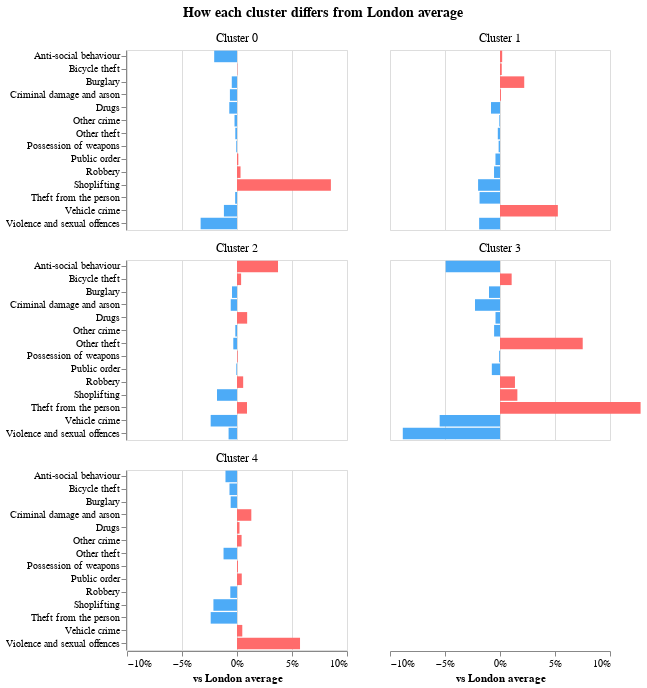

Write notebook code for a chart like this one.
### Markdown cell above
<br>
<br>

#### Chart 2: Relative differences

Let's create a side-by-side comparison of how each cluster differs from the London average:

### Code cell
# Calculate differences from London average
differences = cluster_profiles.subtract(london_average, axis=1)

# Prepare data for visualisation
diff_data = []
for cluster_id in range(n_clusters):
    for crime_type in differences.columns:
        diff_data.append({
            'Cluster': f"Cluster {cluster_id}",
            'Crime Type': crime_type,
            'Difference': differences.loc[cluster_id, crime_type]
        })

diff_df = pd.DataFrame(diff_data)

# Create diverging bar chart
diverging_chart = alt.Chart(diff_df).mark_bar().encode(
    x=alt.X('Difference:Q').title('vs London average').scale(domain=[-0.1, 0.1]).axis(format='%'),
    y=alt.Y('Crime Type:N').title(None),
    color=alt.condition(
        alt.datum.Difference > 0,
        alt.value('#ff6b6b'),  # Red for above average
        alt.value('#4dabf7')   # Blue for below average
    ),
    facet=alt.Facet('Cluster:N', columns=2, title='').header(labelFontSize=12, labelPadding=5),
    tooltip=[
        alt.Tooltip('Crime Type:N'),
        alt.Tooltip('Difference:Q', format='.1%', title='Difference (pp)')
    ]
).properties(
    width=220,
    height=180,
    title=alt.TitleParams('How each cluster differs from London average', fontSize=14, offset=12, anchor='middle')
)

diverging_chart.configure_facet(
    spacing=10
)

### Figure 1 — Vega-Lite specification as saved in the notebook (floating-point values rounded to 4 significant figures)
{"config": {"view": {"continuousWidth": 300, "continuousHeight": 300}, "facet": {"spacing": 10}}, "data": {"name": "data-a07bd5d2650e0b711af7858a3c5345df"}, "mark": {"type": "bar"}, "encoding": {"color": {"condition": {"test": "(datum.Difference > 0)", "value": "#ff6b6b"}, "value": "#4dabf7"}, "facet": {"columns": 2, "field": "Cluster", "header": {"labelFontSize": 12, "labelPadding": 5}, "title": "", "type": "nominal"}, "tooltip": [{"field": "Crime Type", "type": "nominal"}, {"field": "Difference", "format": ".1%", "title": "Difference (pp)", "type": "quantitative"}], "x": {"axis": {"format": "%"}, "field": "Difference", "scale": {"domain": [-0.1, 0.1]}, "title": "vs London average", "type": "quantitative"}, "y": {"field": "Crime Type", "title": null, "type": "nominal"}}, "height": 180, "title": {"text": "How each cluster differs from London average", "anchor": "middle", "fontSize": 14, "offset": 12}, "width": 220, "$schema": "https://vega.github.io/schema/vega-lite/v5.20.1.json", "datasets": {"data-a07bd5d2650e0b711af7858a3c5345df": [{"Cluster": "Cluster 0", "Crime Type": "Anti-social behaviour", "Difference": -0.02074}, {"Cluster": "Cluster 0", "Crime Type": "Bicycle theft", "Difference": 0.0003116}, {"Cluster": "Cluster 0", "Crime Type": "Burglary", "Difference": -0.004743}, {"Cluster": "Cluster 0", "Crime Type": "Criminal damage and arson", "Difference": -0.006456}, {"Cluster": "Cluster 0", "Crime Type": "Drugs", "Difference": -0.007019}, {"Cluster": "Cluster 0", "Crime Type": "Other crime", "Difference": -0.002258}, {"Cluster": "Cluster 0", "Crime Type": "Other theft", "Difference": -0.001538}, {"Cluster": "Cluster 0", "Crime Type": "Possession of weapons", "Difference": -0.0006951}, {"Cluster": "Cluster 0", "Crime Type": "Public order", "Difference": 0.001192}, {"Cluster": "Cluster 0", "Crime Type": "Robbery", "Difference": 0.003217}, {"Cluster": "Cluster 0", "Crime Type": "Shoplifting", "Difference": 0.08536}, {"Cluster": "Cluster 0", "Crime Type": "Theft from the person", "Difference": -0.001665}, {"Cluster": "Cluster 0", "Crime Type": "Vehicle crime", "Difference": -0.0119}, {"Cluster": "Cluster 0", "Crime Type": "Violence and sexual offences", "Difference": -0.03307}, {"Cluster": "Cluster 1", "Crime Type": "Anti-social behaviour", "Difference": 0.00198}, {"Cluster": "Cluster 1", "Crime Type": "Bicycle theft", "Difference": 0.001593}, {"Cluster": "Cluster 1", "Crime Type": "Burglary", "Difference": 0.02203}, {"Cluster": "Cluster 1", "Crime Type": "Criminal damage and arson", "Difference": 0.0008733}, {"Cluster": "Cluster 1", "Crime Type": "Drugs", "Difference": -0.008162}, {"Cluster": "Cluster 1", "Crime Type": "Other crime", "Difference": -0.0006234}, {"Cluster": "Cluster 1", "Crime Type": "Other theft", "Difference": -0.002002}, {"Cluster": "Cluster 1", "Crime Type": "Possession of weapons", "Difference": -0.001244}, {"Cluster": "Cluster 1", "Crime Type": "Public order", "Difference": -0.004127}, {"Cluster": "Cluster 1", "Crime Type": "Robbery", "Difference": -0.005421}, {"Cluster": "Cluster 1", "Crime Type": "Shoplifting", "Difference": -0.01992}, {"Cluster": "Cluster 1", "Crime Type": "Theft from the person", "Difference": -0.0186}, {"Cluster": "Cluster 1", "Crime Type": "Vehicle crime", "Difference": 0.0526}, {"Cluster": "Cluster 1", "Crime Type": "Violence and sexual offences", "Difference": -0.01896}, {"Cluster": "Cluster 2", "Crime Type": "Anti-social behaviour", "Difference": 0.03728}, {"Cluster": "Cluster 2", "Crime Type": "Bicycle theft", "Difference": 0.003737}, {"Cluster": "Cluster 2", "Crime Type": "Burglary", "Difference": -0.004557}, {"Cluster": "Cluster 2", "Crime Type": "Criminal damage and arson", "Difference": -0.005703}, {"Cluster": "Cluster 2", "Crime Type": "Drugs", "Difference": 0.009232}, {"Cluster": "Cluster 2", "Crime Type": "Other crime", "Difference": -0.001527}, {"Cluster": "Cluster 2", "Crime Type": "Other theft", "Difference": -0.003361}, {"Cluster": "Cluster 2", "Crime Type": "Possession of weapons", "Difference": 0.0006134}, {"Cluster": "Cluster 2", "Crime Type": "Public order", "Difference": -0.0006388}, {"Cluster": "Cluster 2", "Crime Type": "Robbery", "Difference": 0.005612}, {"Cluster": "Cluster 2", "Crime Type": "Shoplifting", "Difference": -0.0182}, {"Cluster": "Cluster 2", "Crime Type": "Theft from the person", "Difference": 0.009087}, {"Cluster": "Cluster 2", "Crime Type": "Vehicle crime", "Difference": -0.02393}, {"Cluster": "Cluster 2", "Crime Type": "Violence and sexual offences", "Difference": -0.007648}, {"Cluster": "Cluster 3", "Crime Type": "Anti-social behaviour", "Difference": -0.04937}, {"Cluster": "Cluster 3", "Crime Type": "Bicycle theft", "Difference": 0.01059}, {"Cluster": "Cluster 3", "Crime Type": "Burglary", "Difference": -0.009989}, {"Cluster": "Cluster 3", "Crime Type": "Criminal damage and arson", "Difference": -0.02273}, {"Cluster": "Cluster 3", "Crime Type": "Drugs", "Difference": -0.004084}, {"Cluster": "Cluster 3", "Crime Type": "Other crime", "Difference": -0.00535}, {"Cluster": "Cluster 3", "Crime Type": "Other theft", "Difference": 0.0752}, {"Cluster": "Cluster 3", "Crime Type": "Possession of weapons", "Difference": -0.0007894}, {"Cluster": "Cluster 3", "Crime Type": "Public order", "Difference": -0.007437}, {"Cluster": "Cluster 3", "Crime Type": "Robbery", "Difference": 0.0136}, {"Cluster": "Cluster 3", "Crime Type": "Shoplifting", "Difference": 0.01578}, {"Cluster": "Cluster 3", "Crime Type": "Theft from the person", "Difference": 0.1278}, {"Cluster": "Cluster 3", "Crime Type": "Vehicle crime", "Difference": -0.05486}, {"Cluster": "Cluster 3", "Crime Type": "Violence and sexual offences", "Difference": -0.08837}, {"Cluster": "Cluster 4", "Crime Type": "Anti-social behaviour", "Difference": -0.01047}, {"Cluster": "Cluster 4", "Crime Type": "Bicycle theft", "Difference": -0.006835}, {"Cluster": "Cluster 4", "Crime Type": "Burglary", "Difference": -0.005757}, {"Cluster": "Cluster 4", "Crime Type": "Criminal damage and arson", "Difference": 0.01302}, {"Cluster": "Cluster 4", "Crime Type": "Drugs", "Difference": 0.002267}, {"Cluster": "Cluster 4", "Crime Type": "Other crime", "Difference": 0.00417}, {"Cluster": "Cluster 4", "Crime Type": "Other theft", "Difference": -0.01224}, {"Cluster": "Cluster 4", "Crime Type": "Possession of weapons", "Difference": 0.0008566}, {"Cluster": "Cluster 4", "Crime Type": "Public order", "Difference": 0.004322}, {"Cluster": "Cluster 4", "Crime Type": "Robbery", "Difference": -0.006085}, {"Cluster": "Cluster 4", "Crime Type": "Shoplifting", "Difference": -0.02144}, {"Cluster": "Cluster 4", "Crime Type": "Theft from the person", "Difference": -0.02391}, {"Cluster": "Cluster 4", "Crime Type": "Vehicle crime", "Difference": 0.004805}, {"Cluster": "Cluster 4", "Crime Type": "Violence and sexual offences", "Difference": 0.0573}]}}
